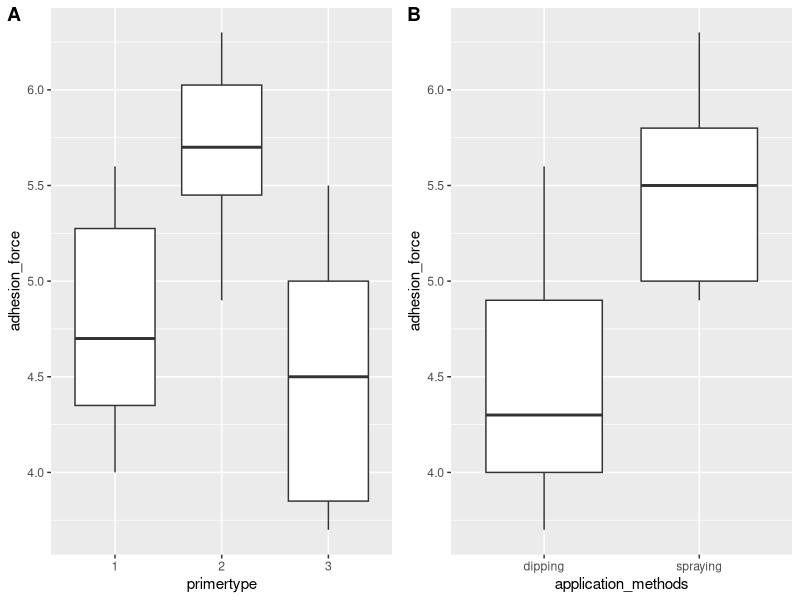
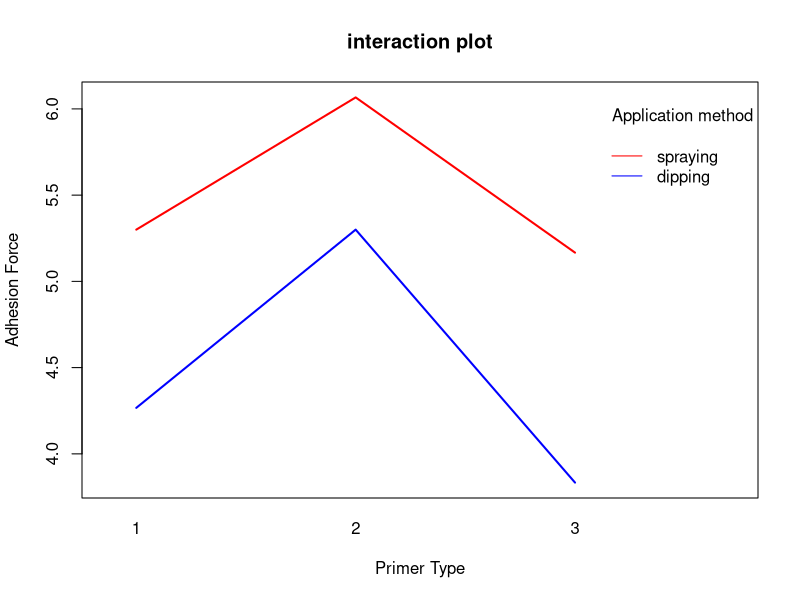

Reproduce these figures in R, in order.
## ---- chunk 1
knitr::opts_chunk$set(echo = TRUE)
## ---- chunk 2
library(ggplot2)
library(ggpubr)

primer_type <- c(rep(1,3), rep(2,3), rep(3,3))
primer_type <- factor(rep(primer_type,2))
y_dipping <- c(4.0, 4.5, 4.3, 5.6, 4.9, 5.4, 3.8, 3.7, 4.0)
y_spraying <- c(5.4, 4.9, 5.6, 5.8, 6.1, 6.3, 5.5, 5.0, 5.0)
mydata <- data.frame(primertype = primer_type, application_methods = c(rep("dipping", 9), rep("spraying", 9)), adhesion_force = c(y_dipping, y_spraying))
## ---- chunk 3
plot1 <- ggplot(mydata, aes(x = primertype, y = adhesion_force)) + geom_boxplot()
plot2 <- ggplot(mydata, aes(x =application_methods, y = adhesion_force)) + geom_boxplot()

ggarrange(plot1, plot2, labels = c("A", "B"), ncol = 2)
## ---- chunk 4
interaction.plot(x.factor = mydata$primertype, trace.factor = mydata$application_methods, response = mydata$adhesion_force, fun = mean, col = c('blue', 'red'), lty = 1, lwd = 2, main = 'interaction plot', xlab = 'Primer Type', ylab = 'Adhesion Force', trace.label = 'Application method')
## ---- chunk 5
anova1 <- aov(mydata$adhesion_force~mydata$primertype*mydata$application_methods)
summary(anova1)
